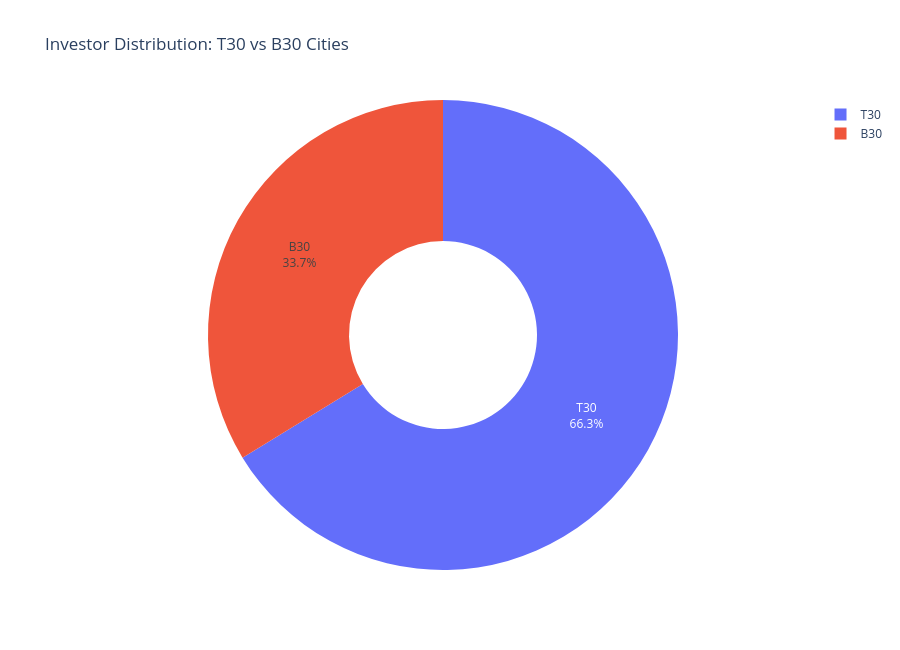

Notebook source saved alongside this figure:
### Code cell
# CITY TIER DISTRIBUTION

city_counts = investor_transactions["city_tier"].value_counts()

fig = px.pie(
    names=city_counts.index,
    values=city_counts.values,
    title="Investor Distribution: T30 vs B30 Cities",
    hole=0.4
)

fig.update_traces(
    textinfo="percent+label"
)

fig.update_layout(
    height=650
)

fig.show()

fig.write_image(
    "../reports/t30_b30_distribution.png",
    width=1400,
    height=900,
    scale=3
)

print("City Tier chart exported successfully!")

### Figure 1 — Plotly figure (JSON) as saved in the notebook; plotly's stock layout.template omitted (floating-point values rounded to 4 significant figures)
{"data": [{"domain": {"x": [0, 1], "y": [0, 1]}, "hole": 0.4, "hovertemplate": "label=%{label}<br>value=%{value}<extra></extra>", "labels": ["T30", "B30"], "legendgroup": "", "name": "", "showlegend": true, "textinfo": "percent+label", "type": "pie", "values": [21719, 11059]}], "layout": {"height": 650, "legend": {"tracegroupgap": 0}, "title": {"text": "Investor Distribution: T30 vs B30 Cities"}}}
